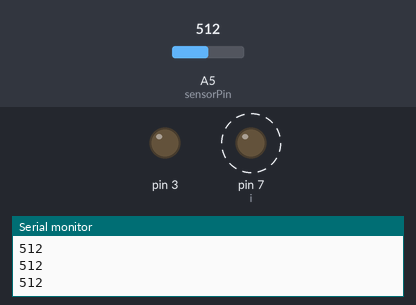
Bench run of a sketch on a simulated Arduino Uno, built with avr-gcc and run on an emulated ATmega328P. Shown: output pins drawn as LEDs (lit = HIGH), the last lines printed to the serial monitor. Dashed ring = blinking. Inputs (shaded band) come from the test bench; at power-on: A5 (sensorPin) = 512.

Above: at 1.06 s.
1.3 s: A5 (sensorPin) set to 308
4.3 s: A5 (sensorPin) set to 283
At 5.3 s:
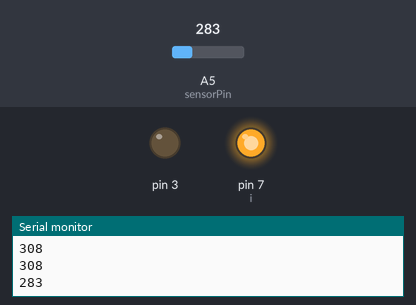
At 6.3 s:
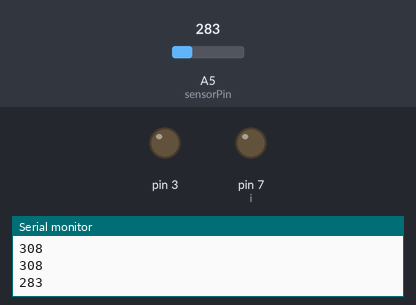
Timing chart, 0 to 11.9 s (numbered marks = the images above; inputs shaded):
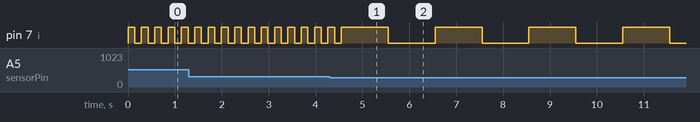

The sketch:

CODE.INO
```cpp
int sensorPin = A5;
int sensorValue = 0;
void setup()
{
  pinMode(7,OUTPUT);
  pinMode(3,OUTPUT);
  Serial.begin(9600);
}

void loop()
{
  sensorValue = analogRead(sensorPin);
  Serial.println(sensorValue);
  int i =7;
  {
      if(sensorValue<300)
  {
  digitalWrite(i, HIGH);
  delay(1000);
    digitalWrite(i, LOW);
    delay(1000);
      }
        else
        {
    digitalWrite(i,HIGH);
    delay(1000/i);
     digitalWrite(i, LOW);
    delay(1000/i);
  }
  }
  }
```

Measured:
- the behaviour switches between 300 and 299 on A5 (sensorPin) (found by bisection; images 0 and 1)
- by itself, pin 7 (i): repeats every 2.0 s: HIGH 1.0 s, LOW 1.0 s
